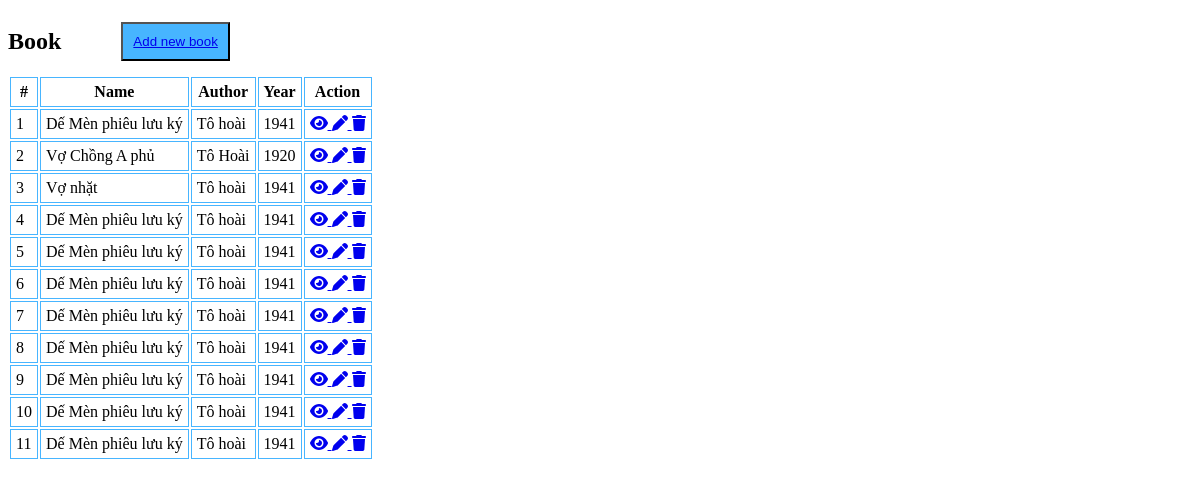
The page / on the database its author committed.
### tables this page shows
create table if not exists `book` (
    `id` int(11) not null AUTO_INCREMENT,
    `name` varchar(100) not null,
    `author` varchar(255) not null,
    `year` int(10) not null,
    primary key (`id`)
    );

### index.php (the view, shortened to what this page needs)
<!doctype html>
<html lang="en">
<head>
    <link rel="stylesheet" href="https://cdnjs.cloudflare.com/ajax/libs/font-awesome/6.1.2/css/all.min.css" />
</head>
<body>
<div id="table">
    <div id="title">
        <h2>Book</h2>
        <button><a href="create.php">Add new book</a></button>
    </div>
    <?php
    require_once 'connect.php';
    $sql = "Select * from book";
    $result = mysqli_query($link,$sql);
    if ($result) {
        if (mysqli_num_rows($result)>0) {
            echo "<table >";
            echo "<thead>";
            echo "<tr>";
            echo "<th>#</th>";
            echo "<th>Name</th>";
            echo "<th>Author</th>";
            echo "<th>Year</th>";
            echo "<th>Action</th>";
            echo "</tr>";
            echo "</thead>";
            echo "<tbody>";
            while ($row = mysqli_fetch_array($result)) {
                echo "<tr>";
                echo "<td>" . $row['id'] . "</td>";
                echo "<td>" . $row['name'] . "</td>";
                echo "<td>" . $row['author'] . "</td>";
                echo "<td>" . $row['year'] . "</td>";
                echo "<td>";
                echo "<a href='read.php?id=" . $row['id'] ."' > <i class='fa-solid fa-eye'></i> </a>";
                echo "<a href='updatep.php?id=" . $row['id'] ."' > <i class='fa-solid fa-pen'></i> </a>";
                echo "<a href='delete.php?id=" . $row['id'] ."' > <i class='fa-solid fa-trash'></i> </a>";
                echo "</td>";
                echo "</tr>";
            }
            echo "</tbody>";
            echo "</table>";
        }else{
            echo "ERROR: Could not able to execute $sql. " . mysqli_error($link);
        }
    }
    ?>
</div>
</body>
</html>

### index.php (style rules this page uses)
td ,th { border: 1px solid #47b5ff; padding: 5px; }
#title { display: flex; align-items: center; }
#title button { background-color: #47b5ff; margin-left: 60px; padding: 10px; }

### rows shown on the page
book: id "1", name "Dế Mèn phiêu lưu ký", author "Tô hoài", year "1941"
book: id "2", name "Vợ Chồng A phủ", author "Tô Hoài", year "1920"
book: id "3", name "Vợ nhặt", author "Tô hoài", year "1941"
book: id "4", name "Dế Mèn phiêu lưu ký", author "Tô hoài", year "1941"
book: id "5", name "Dế Mèn phiêu lưu ký", author "Tô hoài", year "1941"
book: id "6", name "Dế Mèn phiêu lưu ký", author "Tô hoài", year "1941"
book: id "7", name "Dế Mèn phiêu lưu ký", author "Tô hoài", year "1941"
book: id "8", name "Dế Mèn phiêu lưu ký", author "Tô hoài", year "1941"
book: id "9", name "Dế Mèn phiêu lưu ký", author "Tô hoài", year "1941"
book: id "10", name "Dế Mèn phiêu lưu ký", author "Tô hoài", year "1941"
book: id "11", name "Dế Mèn phiêu lưu ký", author "Tô hoài", year "1941"
